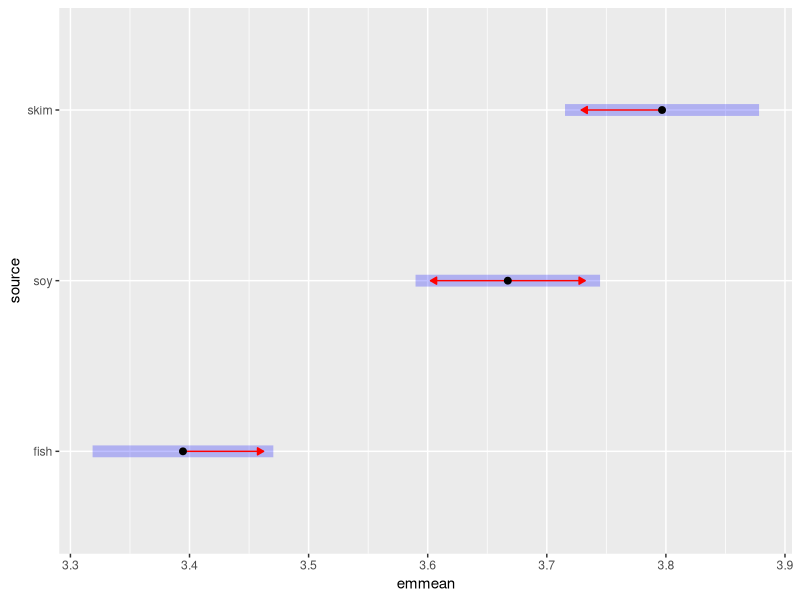
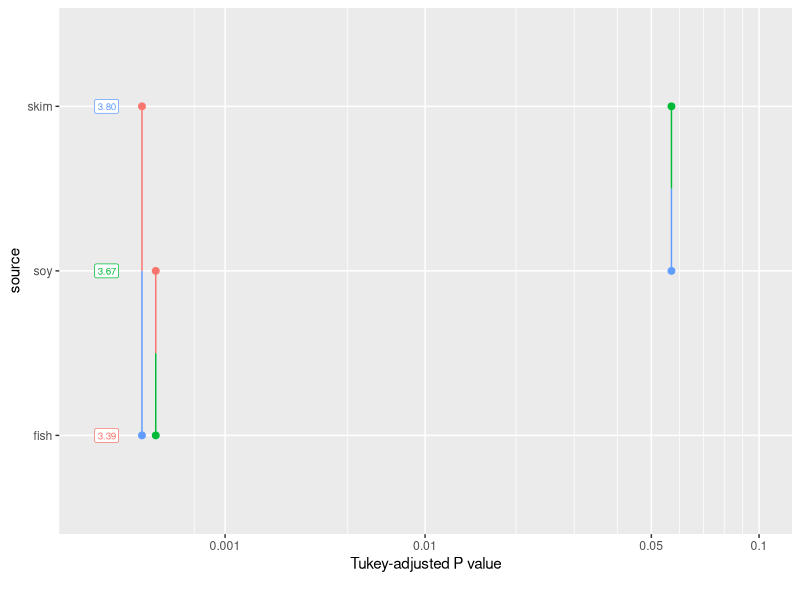
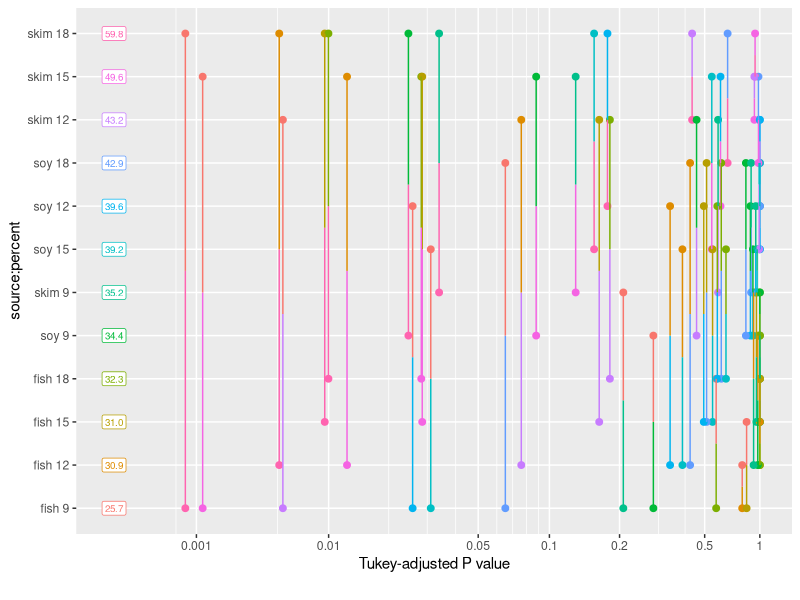
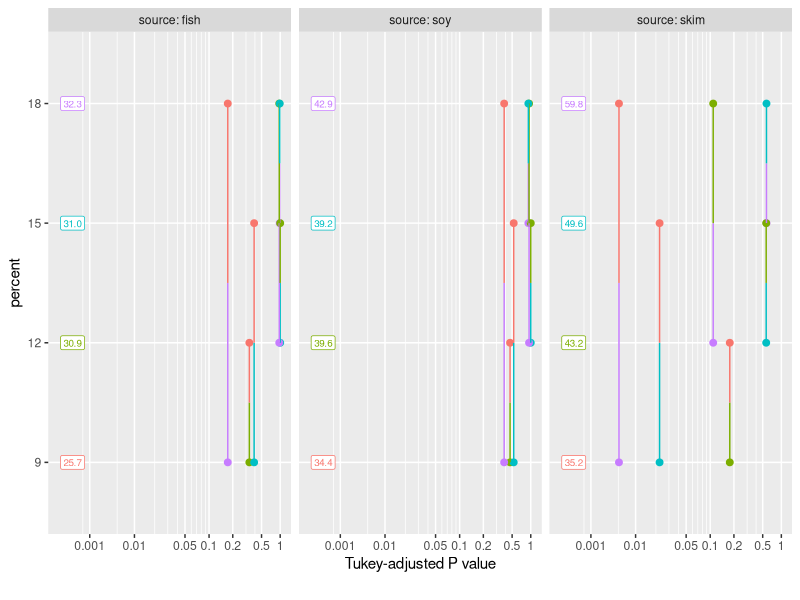

Source code (R) for these figures, in order: (Note: this script raises an error after producing the figures.)
## ---- chunk 1
require("emmeans")
knitr::opts_chunk$set(fig.width = 4.5, class.output = "ro")
## ---- chunk 2
pigs.lm <- lm(log(conc) ~ source + factor(percent), data = pigs)
pigs.emm.s <- emmeans(pigs.lm, "source")
pairs(pigs.emm.s)
## ---- chunk 3
pwpm(pigs.emm.s)
## ---- chunk 4
pwpm(pigs.emm.s, means = FALSE, flip = TRUE,     # args for pwpm()
     reverse = TRUE,                             # args for pairs()
     side = ">", delta = 0.05, adjust = "none")  # args for test()
## ---- chunk 5
eff_size(pigs.emm.s, sigma = sigma(pigs.lm), edf = 23)
## ---- chunk 6
eff_size(pigs.emm.s, sigma = sigma(pigs.lm), edf = Inf)
## ---- chunk 7
plot(pigs.emm.s, comparisons = TRUE)
## ---- chunk 8
pwpp(pigs.emm.s)
## ---- chunk 9
pigs.lmint <- lm(log(conc) ~ source * factor(percent), data = pigs)
pigs.cells <- emmeans(pigs.lmint, ~ source * percent)
pwpp(pigs.cells, type = "response")
## ---- chunk 10
pwpp(pigs.cells, by = "source", type = "response")
## ---- chunk 11
coef(pairs(pigs.emm.s))
## ---- chunk 12
pigs.emm.p <- emmeans(pigs.lm, "percent")
ply <- contrast(pigs.emm.p, "poly")
ply

coef(ply)
## ---- chunk 13
org.aov <- aov(sales1 ~ day + Error(store), data = oranges,
               contrasts = list(day = "contr.sum"))
org.emml <- emmeans(org.aov, consec ~ day)
org.emml
## ---- chunk 14
skip_comp.emmc <- function(levels, skip = 1, reverse = FALSE) {
    if((k <- length(levels)) < skip + 1)
        stop("Need at least ", skip + 1, " levels")
    coef <- data.frame()
    coef <- as.data.frame(lapply(seq_len(k - skip - 1), function(i) {
        sgn <- ifelse(reverse, -1, 1)
        sgn * c(rep(0, i - 1), 1, rep(0, skip), -1, rep(0, k - i - skip - 1))
    }))
    names(coef) <- sapply(coef, function(x)
        paste(which(x == 1), "-", which(x == -1)))
    attr(coef, "adjust") = "fdr"   # default adjustment method
    coef
}
## ---- chunk 15
skip_comp.emmc(1:5)

skip_comp.emmc(1:5, skip = 0, reverse = TRUE)
## ---- chunk 16
contrast(org.emml[[1]], "skip_comp", skip = 2, reverse = TRUE)
## ---- chunk 17
LF <- contrast(pigs.emm.s, 
               list(lambda1 = c(1, 2, 0), lambda2 = c(0, 3, -2)),
               offset = c(-7, 1))
confint(LF, adjust = "bonferroni")
## ---- chunk 18
pairs(pigs.emm.s, type = "lp")

pairs(pigs.emm.s, type = "response")
